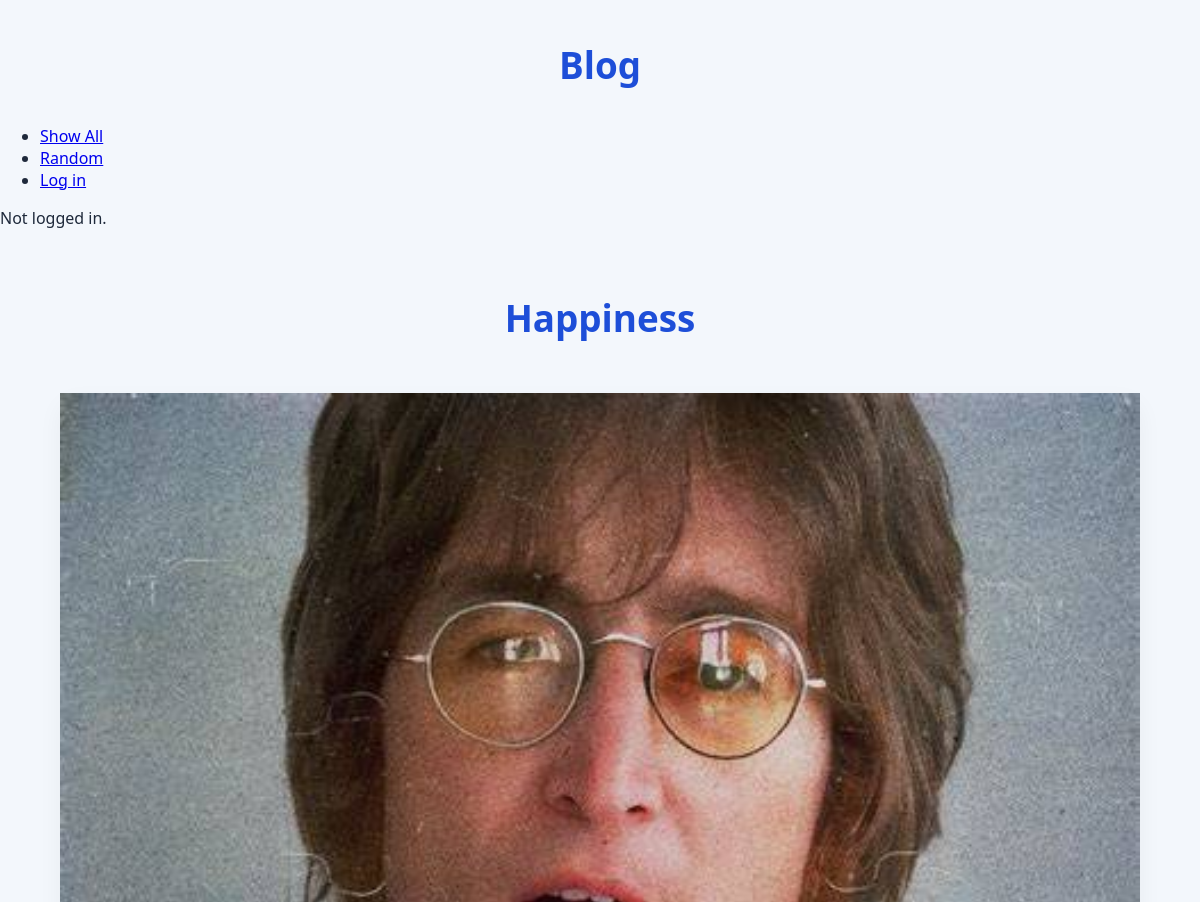
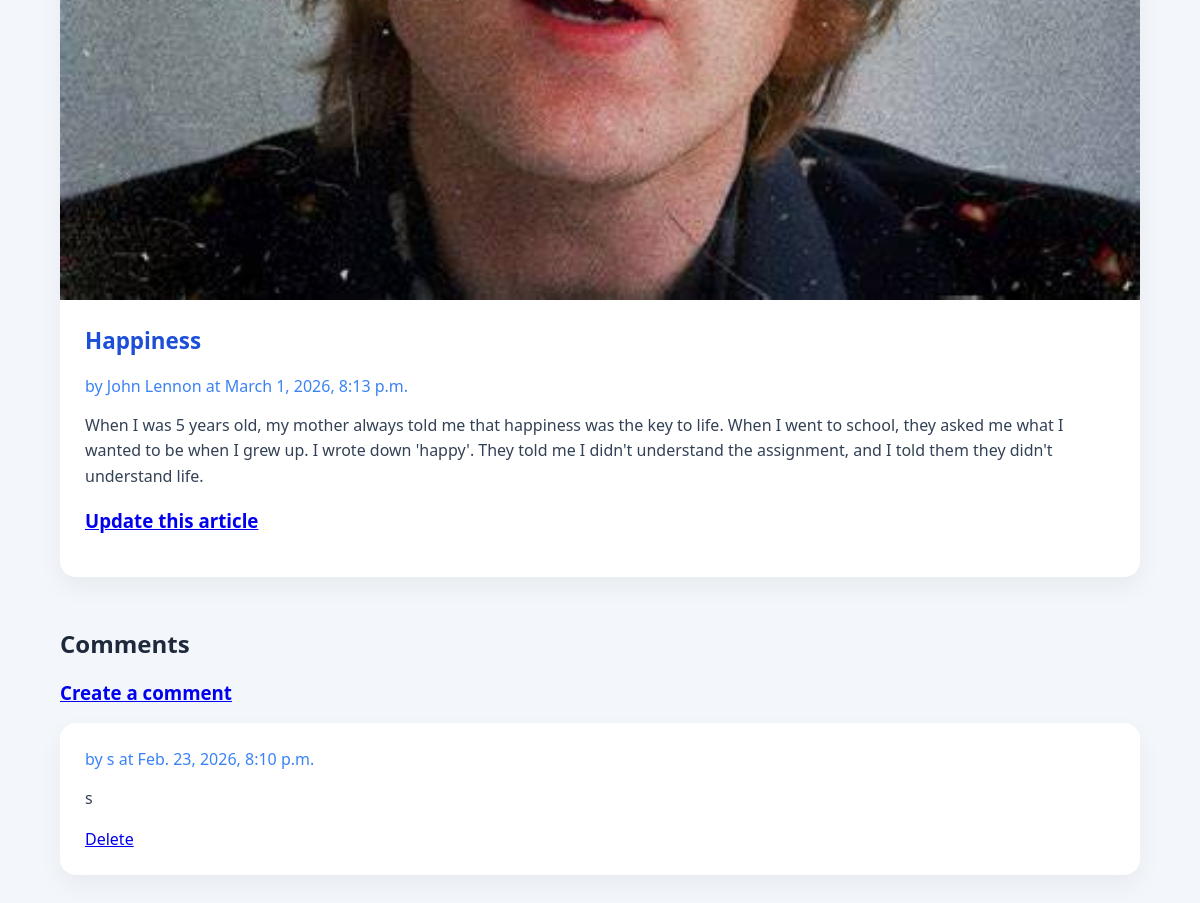
The app's page /blog/article/1/ with its own data (2 pictures, top to bottom).
### blog/models.py (models this page shows, shortened)
class Article(models.Model):
    title = models.TextField(blank=True)
    author = models.TextField(blank=True)
    text = models.TextField(blank=True)
    published = models.DateTimeField(auto_now=True)
    image_file = models.ImageField(blank=True) # an actual image file
    user = models.ForeignKey(User, on_delete=models.CASCADE) ## NEW
    def get_all_comments(self):
        comments = Comment.objects.filter(article=self)
        return comments

class Comment(models.Model):
    article = models.ForeignKey("Article", on_delete=models.CASCADE)
    author = models.TextField(blank=False)
    text = models.TextField(blank=False)
    published = models.DateTimeField(auto_now=True)

### blog/views.py (the view)
# urls.py: path('article/<int:pk>/', ArticleView.as_view(), name='article'),
class ArticleView(DetailView):
    model = Article
    template_name = 'blog/article.html' ## reusing same template!!
    context_object_name = 'article'

### blog/templates/blog/article.html
{% extends 'blog/base.html' %}
{% block content %}
<h1>{{ article.title }}</h1>
<main class="grid-container">
  <article class="featured">
    {% if article.image_file %}
      <img src="{{ article.image_file.url }}" alt="{{ article.image_file.name }}">
    {% else %}
      <h3>No image available</h3>
    {% endif %}
    <div>
      <h2>{{ article.title }}</h2>
      <strong>by {{ article.author }} at {{ article.published }}</strong>
      <p>{{ article.text }}</p>
            <h3>
            <a href="{% url 'update_article' article.pk %}">Update this article</a>
	        </h3>
    </div>
  </article>
  <div>
    <h2>Comments</h2>
    <h3><a href="{% url 'create_comment' article.pk %}">Create a comment</a></h3>
    {% for comment in article.get_all_comments %}
      <article>
        <div>
          <strong>by {{ comment.author }} at {{ comment.published }}</strong>
          <p>{{ comment.text }}</p>
        <a href="{% url 'delete_comment' comment.pk %}">Delete</a>
        </div>
      </article>
    {% endfor %}
  </div>
</main>
{% endblock %}

### static/styles-blog.css (style rules this page uses)
body { font-family: "Segoe UI", sans-serif; margin: 0; padding: 0; background: #f3f7fc; color: #1e293b; }
h1 { text-align: center; padding: 40px 0 10px 0; font-size: 2.3rem; color: #1d4ed8; }
.grid-container { width: 90%; max-width: 1100px; margin: 40px auto; display: grid; gap: 30px; }
article { background: white; border-radius: 16px; box-shadow: 0 10px 25px rgba(0, 0, 0, 0.05); }
article img { width: 100%; height: auto; display: block; }
article div { padding: 25px; }
article h2 { margin-top: 0; color: #1d4ed8; font-size: 1.4rem; }
article strong { display: block; margin-bottom: 12px; color: #3b82f6; font-weight: 500; }
article p { line-height: 1.6; color: #334155; }

### records on screen
Article: title "Happiness", image_file (picture), author "John Lennon", published "March 1, 2026, 8:13 p.m.", text "When I was 5 years old, my mother always told me that happiness was the key to life. When I went to school, they asked me what I wanted to be when I grew up. I wrote down 'happy'. They told me I didn't understand the assignment, and I told them they didn't understand life."
Comment: author "s", published "Feb. 23, 2026, 8:10 p.m.", text "s"
